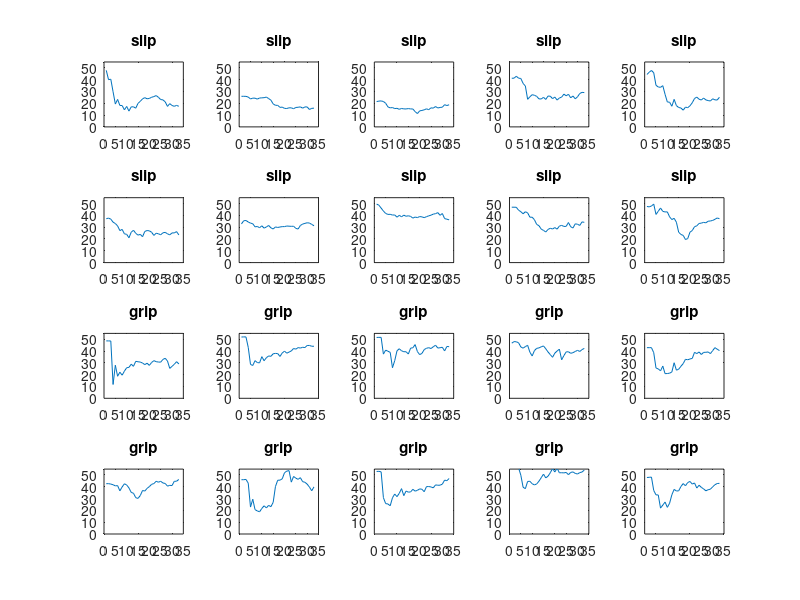

Write MATLAB code to recreate this figure.
%% order of index: person, type of experiment, time
%% finally it will store a matrix in that cell
data=load('person8-17');


for person=1:10
data2=cell2mat(data.data2(person,10));
data3=cell2mat(data.data2(person,12));
subplot(4,5,person)
plot((sum(data2,2)/size(data2,2))./sum((data2>10),2))   
title('slip')
ylim([0,55])

 subplot(4,5,person+10)
plot((sum(data3,2)/size(data3,2))./sum((data3>10),2))   
title('grip')
ylim([0,55])
end





